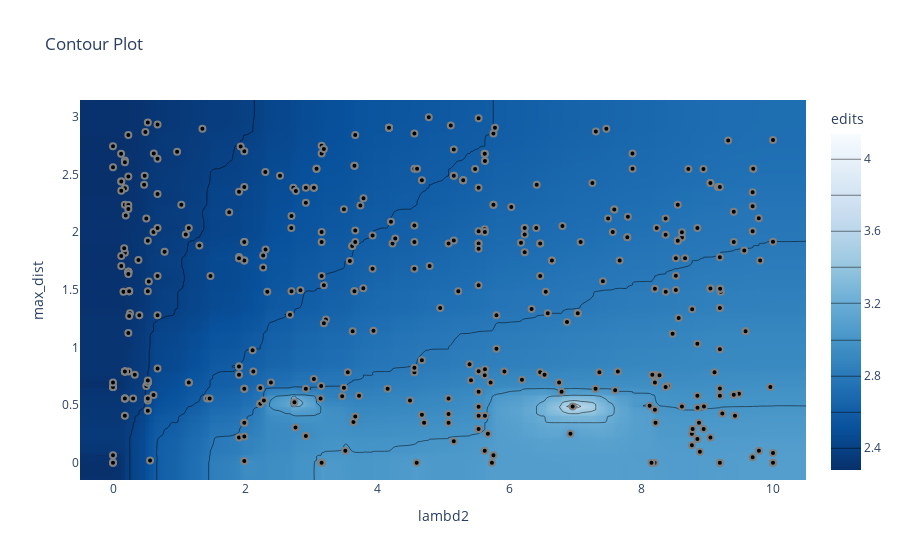

This figure's notebook cell:
### Code cell
optuna.visualization.plot_contour(study, params=["lambd2", "max_dist"], target=lambda t: t.values[1], target_name="edits")

### Figure 1 — Plotly figure (JSON) as saved in the notebook; plotly's stock layout.template omitted (floating-point values rounded to 4 significant figures; data arrays with more than 128 entries replaced by an {"elided": "..."} marker saying what was removed)
{"data": [{"colorbar": {"title": {"text": "edits"}}, "colorscale": [[0, "rgb(247,251,255)"], [0.125, "rgb(222,235,247)"], [0.25, "rgb(198,219,239)"], [0.375, "rgb(158,202,225)"], [0.5, "rgb(107,174,214)"], [0.625, "rgb(66,146,198)"], [0.75, "rgb(33,113,181)"], [0.875, "rgb(8,81,156)"], [1, "rgb(8,48,107)"]], "connectgaps": true, "contours": {"coloring": "heatmap"}, "hoverinfo": "none", "line": {"smoothing": 1.3}, "reversescale": true, "type": "contour", "x": {"elided": "205 float values"}, "y": {"elided": "215 float values"}, "z": {"elided": "215x205 float values"}}, {"marker": {"color": "black", "line": {"color": "Grey", "width": 2}}, "mode": "markers", "showlegend": false, "type": "scatter", "x": {"elided": "402 float values"}, "y": {"elided": "402 float values"}}], "layout": {"title": {"text": "Contour Plot"}, "xaxis": {"range": [-0.5, 10.5], "title": {"text": "lambd2"}}, "yaxis": {"range": [-0.1498, 3.146], "title": {"text": "max_dist"}}}}
